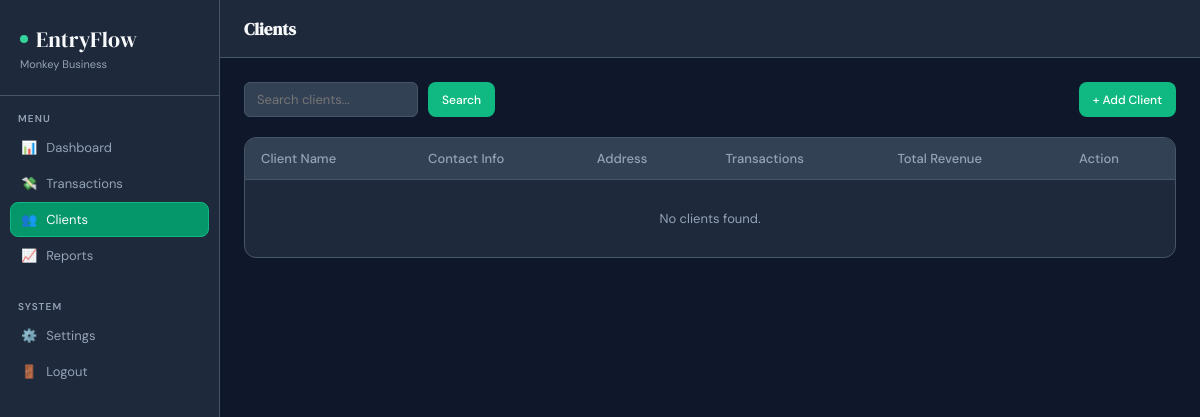
Page /clients.php (signed in) on the earlier database version.
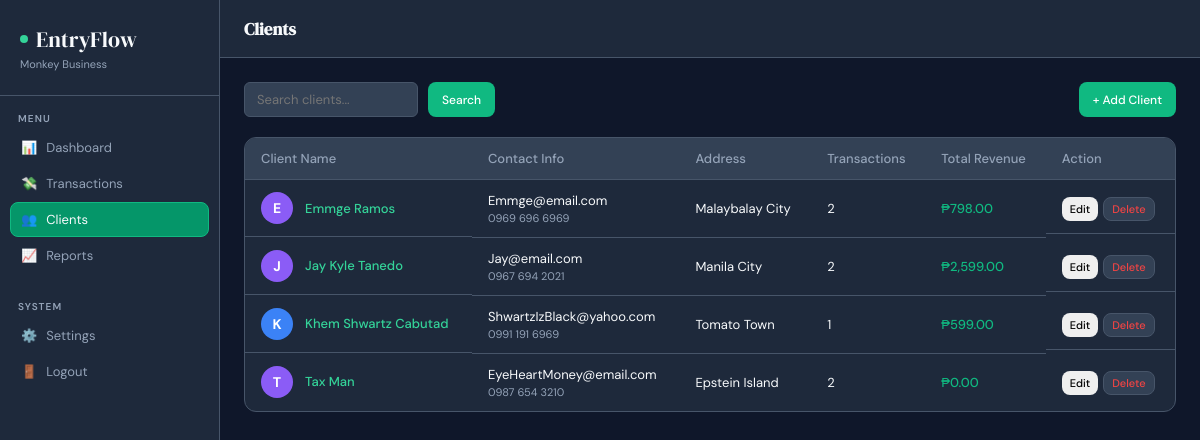
Same page on the later database version.
### tables this page shows
CREATE TABLE `clients` (
  `id` int(10) UNSIGNED NOT NULL,
  `user_id` int(10) UNSIGNED NOT NULL,
  `name` varchar(150) NOT NULL,
  `email` varchar(150) DEFAULT NULL,
  `phone` varchar(20) DEFAULT NULL,
  `address` text DEFAULT NULL,
  `notes` text DEFAULT NULL,
  `created_at` datetime NOT NULL DEFAULT current_timestamp()
);

### clients.php (the view, shortened to what this page needs)
<?php
$db = getDB();
$userId = (int)$_SESSION['user_id'];
$search = $_GET['search'] ?? '';
$searchQuery = "";
$query = "
    SELECT c.*, COUNT(t.id) AS tx_count,
           SUM(CASE WHEN t.type='income' THEN t.amount ELSE 0 END) AS total_revenue
    FROM clients c
    LEFT JOIN transactions t ON t.client_id = c.id AND t.user_id = $userId
    WHERE c.user_id = $userId $searchQuery
    GROUP BY c.id
    ORDER BY c.name ASC
";
$clients = $db->query($query)->fetch_all(MYSQLI_ASSOC);
include 'includes/header.php';
?>
<div style="display: flex; justify-content: space-between; margin-bottom: 20px;">
    <form method="GET" action="clients.php" style="display: flex; gap: 10px;">
        <input type="text" name="search" class="sb" placeholder="Search clients..." value="<?= htmlspecialchars($search) ?>">
        <button type="submit" class="btn btn-primary">Search</button>
    </form>
    <button class="btn btn-primary" onclick="openModal('clientModal')">+ Add Client</button>
</div>
<div class="tc">
    <table>
        <thead>
            <tr>
                <th>Client Name</th>
                <th>Contact Info</th>
                <th>Address</th>
                <th>Transactions</th>
                <th>Total Revenue</th>
                <th>Action</th>
            </tr>
        </thead>
        <tbody>
            <?php if (empty($clients)): ?>
                <tr>
                    <td colspan="6" style="text-align: center; padding: 30px; color: var(--text-muted);">No clients found.</td>
                </tr>
            <?php else: ?>
                <?php foreach ($clients as $client): ?>
                    <tr>
                        <td class="client-name-wrap">
                            <?php
                                $initial = strtoupper(substr($client['name'], 0, 1));
                                $colorClass = 'av-' . ((ord($initial) % 5) + 1);
                            ?>
                            <div class="avatar <?= $colorClass ?>"><?= $initial ?></div>
                            <span style="font-weight: 500; color: var(--primary-light);"><?= htmlspecialchars($client['name']) ?></span>
                        </td>
                        <td class="tdn">
                            <div><?= htmlspecialchars($client['email'] ?? 'No email') ?></div>
                            <div class="tds"><?= htmlspecialchars($client['phone'] ?? 'No phone') ?></div>
                        </td>
                        <td><?= htmlspecialchars($client['address'] ?? '—') ?></td>
                        <td><?= (int)$client['tx_count'] ?></td>
                        <td class="ap">₱<?= number_format($client['total_revenue'] ?? 0, 2) ?></td>
                        <td style="display: flex; gap: 5px;">
                            <button class="btn" style="padding: 4px 8px; font-size: 11px;"
                                onclick="editClient(this)"
                                data-id="<?= $client['id'] ?>"
                                data-name="<?= htmlspecialchars($client['name']) ?>"
                                data-email="<?= htmlspecialchars($client['email'] ?? '') ?>"
                                data-phone="<?= htmlspecialchars($client['phone'] ?? '') ?>"
                                data-address="<?= htmlspecialchars($client['address'] ?? '') ?>"
                                data-notes="<?= htmlspecialchars($client['notes'] ?? '') ?>"
                            >Edit</button>
                            <button class="btn btn-danger" style="padding: 4px 8px; font-size: 11px;"
                                onclick="confirmDelete('client', <?= $client['id'] ?>)">Delete</button>
                        </td>
                    </tr>
                <?php endforeach; ?>
            <?php endif; ?>
        </tbody>
    </table>
</div>
<?php include 'includes/footer.php'; ?>

Differences in the rows shown:
added clients: name "E", name "Emmge Ramos", email "Emmge@email.com", phone "0969 696 6969", address "Malaybalay City", tx_count "2", total_revenue "798.00"
added clients: name "J", name "Jay Kyle Tanedo", email "Jay@email.com", phone "0967 694 2021", address "Manila City", tx_count "2", total_revenue "2,599.00"
added clients: name "K", name "Khem Shwartz Cabutad", email "ShwartzIzBlack@yahoo.com", phone "0991 191 6969", address "Tomato Town", tx_count "1", total_revenue "599.00"
added clients: name "T", name "Tax Man", email "EyeHeartMoney@email.com", phone "0987 654 3210", address "Epstein Island", tx_count "2", total_revenue "0.00"
Other differences:
text no longer shown: "No clients found."
